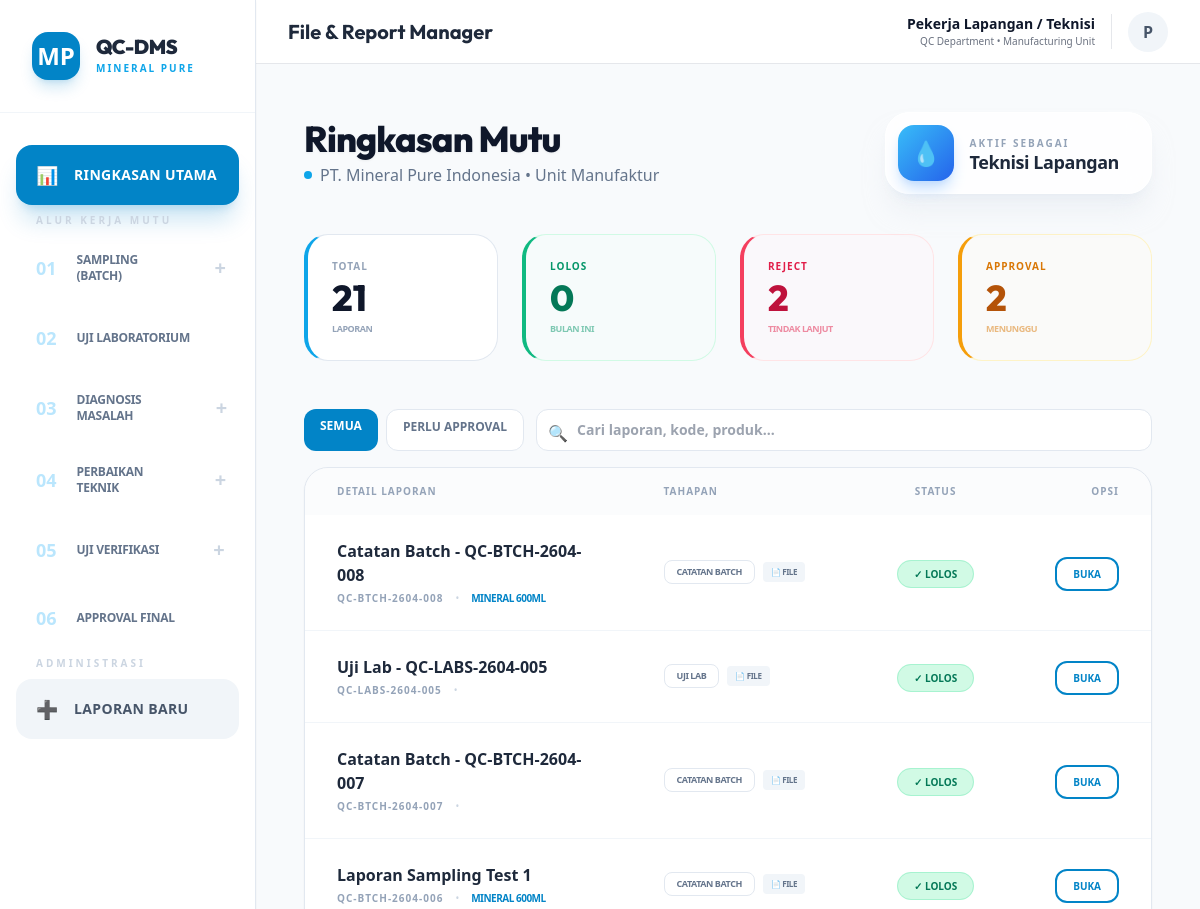
Before: / (upper part) with the older database file.
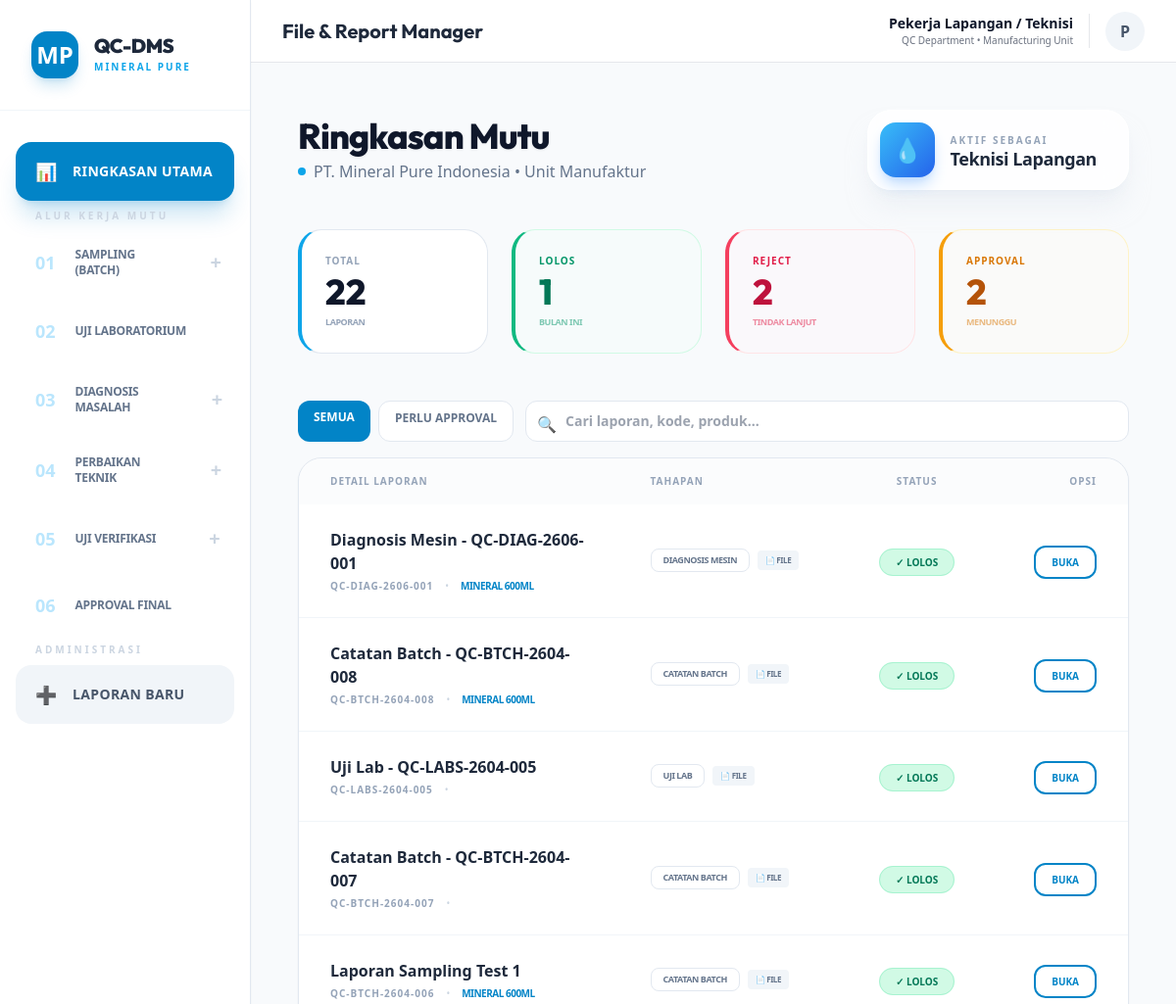
After: the same page with the newer database file.
### tables this page shows
CREATE TABLE documents (
        id INTEGER PRIMARY KEY AUTOINCREMENT,
        no_dokumen TEXT UNIQUE,
        nama_dokumen TEXT,
        produk TEXT,
        jenis TEXT,
        tanggal TEXT,
        inspector TEXT,
        machine_id TEXT,
        admin_entry_name TEXT,
        status TEXT,
        approval_status TEXT DEFAULT 'Waiting Approval',
        approved_by TEXT,
        link TEXT,
        deskripsi TEXT,
        folder_path TEXT,
        parent_doc_id INTEGER,
        ph TEXT,
        tds TEXT,
        kekeruhan TEXT
    , file_path TEXT, external_link TEXT);

### index.php (the view, shortened to what this page needs)
<?php
require 'db.php';
$filter = $_GET['filter'] ?? null;
$search = $_GET['search'] ?? null;
$query = "SELECT * FROM documents WHERE 1=1";
$params = [];
$query .= " ORDER BY tanggal DESC, id DESC";
$stmt = $pdo->prepare($query);
$stmt->execute($params);
$files = $stmt->fetchAll(PDO::FETCH_ASSOC);
$total_docs = $pdo->query("SELECT COUNT(*) FROM documents")->fetchColumn();
$total_reject = $pdo->query("SELECT COUNT(*) FROM documents WHERE status = 'Reject'")->fetchColumn();
$inspeksi_bulan_ini = $pdo->query("SELECT COUNT(*) FROM documents WHERE strftime('%m', tanggal) = strftime('%m', 'now')")->fetchColumn();
$waiting_approval = $pdo->query("SELECT COUNT(*) FROM documents WHERE approval_status = 'Waiting Approval'")->fetchColumn();
?>
<!DOCTYPE html>
<html lang="id">
<head>
    <script src="https://cdn.tailwindcss.com"></script>
</head>
<body class="antialiased">
    <?php include 'sidebar.php'; ?>
    <div class="p-4 max-w-7xl mx-auto">
        <div class="mb-10 flex flex-col md:flex-row justify-between items-start md:items-center gap-6">
            <div>
                <h1 class="text-4xl font-extrabold tracking-tight text-slate-900 drop-shadow-sm">Ringkasan Mutu</h1>
                <p class="text-slate-500 font-medium mt-1 flex items-center gap-2">
                    <span class="w-2 h-2 bg-sky-500 rounded-full animate-pulse"></span>
                    PT. Mineral Pure Indonesia • Unit Manufaktur
                </p>
            </div>
            <div class="flex items-center gap-4 bg-white/80 backdrop-blur-md p-3 pr-8 rounded-3xl border border-white shadow-xl shadow-slate-200/50">
                <div class="w-14 h-14 bg-gradient-to-br from-sky-400 to-blue-600 rounded-2xl flex items-center justify-center text-white text-2xl shadow-lg shadow-blue-200">
                    💧
                </div>
                <div>
                    <p class="text-[10px] font-black uppercase tracking-[0.2em] text-slate-400 mb-0.5">Aktif Sebagai</p>
                    <p class="text-lg font-black text-slate-800 tracking-tight leading-none">
                        <?php
                            if($_SESSION['role'] == 'Pekerja_Lapangan') echo "Teknisi Lapangan";
                            elseif($_SESSION['role'] == 'Admin_Entry') echo "Admin QC / Lab";
                            else echo "Manajer Produksi";
                        ?>
                    </p>
                </div>
            </div>
        </div>
        <div class="grid grid-cols-2 md:grid-cols-2 lg:grid-cols-4 gap-4 md:gap-6 mb-8 md:mb-12 stat-grid">
            <div class="stat-card border-l-4 border-l-sky-500 group">
                <p class="text-[10px] font-black text-slate-400 uppercase tracking-widest mb-1 group-hover:text-sky-500 transition-colors">Total</p>
                <h3 class="text-4xl font-extrabold text-slate-900"><?= $total_docs ?></h3>
                <p class="text-[9px] text-slate-400 mt-1 font-bold uppercase tracking-tighter">Laporan</p>
            </div>
            <div class="stat-card border-emerald-100 bg-emerald-50/20 border-l-4 border-l-emerald-500 group">
                <p class="text-[10px] font-black text-emerald-600 uppercase tracking-widest mb-1">Lolos</p>
                <h3 class="text-4xl font-extrabold text-emerald-700"><?= $inspeksi_bulan_ini ?></h3>
                <p class="text-[9px] text-emerald-600/50 mt-1 font-bold uppercase tracking-tighter">Bulan Ini</p>
            </div>
            <div class="stat-card border-rose-100 bg-rose-50/20 border-l-4 border-l-rose-500 group">
                <p class="text-[10px] font-black text-rose-600 uppercase tracking-widest mb-1">Reject</p>
                <h3 class="text-4xl font-extrabold text-rose-700"><?= $total_reject ?></h3>
                <p class="text-[9px] text-rose-600/50 mt-1 font-bold uppercase tracking-tighter">Tindak Lanjut</p>
            </div>
            <div class="stat-card border-amber-100 bg-amber-50/20 border-l-4 border-l-amber-500 group">
                <p class="text-[10px] font-black text-amber-600 uppercase tracking-widest mb-1">Approval</p>
                <h3 class="text-4xl font-extrabold text-amber-700"><?= $waiting_approval ?></h3>
                <p class="text-[9px] text-amber-600/50 mt-1 font-bold uppercase tracking-tighter">Menunggu</p>
            </div>
        </div>
        <div class="mb-4 flex flex-col sm:flex-row gap-3">
            <div class="flex flex-wrap gap-2">
                <a href="index.php" class="btn-filter <?= !$filter ? 'active' : '' ?>">Semua</a>
                <a href="index.php?filter=waiting" class="btn-filter <?= $filter == 'waiting' ? 'active' : '' ?>">Perlu Approval</a>
            </div>
            <form action="" method="GET" class="relative flex-grow">
                <input type="text" name="search" value="<?= htmlspecialchars($search ?? '') ?>" placeholder="Cari laporan, kode, produk..." class="pl-10 pr-4 py-2.5 bg-white border border-slate-200 rounded-xl text-sm font-semibold focus:border-sky-500 outline-none w-full transition-all">
                <span class="absolute left-3 top-3 text-slate-300 text-base">&#128269;</span>
            </form>
        </div>
        <div class="bg-white rounded-3xl border border-slate-200 shadow-sm overflow-hidden desktop-table-area">
            <div class="overflow-x-auto">
                <table class="w-full min-w-[800px]">
                <thead>
                    <tr class="bg-slate-50/50">
                        <th class="px-8 py-4 text-left text-[10px] font-black text-slate-400 uppercase tracking-widest">Detail Laporan</th>
                        <th class="px-8 py-4 text-left text-[10px] font-black text-slate-400 uppercase tracking-widest">Tahapan</th>
                        <th class="px-8 py-4 text-center text-[10px] font-black text-slate-400 uppercase tracking-widest">Status</th>
                        <th class="px-8 py-4 text-right text-[10px] font-black text-slate-400 uppercase tracking-widest">Opsi</th>
                    </tr>
                </thead>
                <tbody class="divide-y divide-slate-100">
                    <?php foreach ($files as $file): ?>
                        <tr class="hover:bg-sky-50/30 transition-colors">
                            <td class="px-8 py-6">
                                <a href="view.php?id=<?= $file['id'] ?>" class="block group">
                                    <p class="font-bold text-slate-800 text-base group-hover:text-sky-600 transition-colors"><?= htmlspecialchars($file['nama_dokumen']) ?></p>
                                    <div class="flex items-center gap-3 mt-1">
                                        <p class="text-[10px] font-black text-slate-400 tracking-widest uppercase"><?= htmlspecialchars($file['no_dokumen']) ?></p>
                                        <span class="text-[10px] text-slate-300">•</span>
                                        <p class="text-[10px] font-bold text-sky-600 uppercase tracking-tighter"><?= str_replace('_', ' ', $file['produk']) ?></p>
                                    </div>
                                </a>
                            </td>
                            <td class="px-8 py-6">
                                <div class="flex items-center gap-2">
                                    <span class="px-3 py-1 bg-white border border-slate-200 rounded-lg text-[9px] font-black text-slate-500 uppercase tracking-tighter">
                                        <?= str_replace('_', ' ', $file['jenis']) ?>
                                    </span>
                                    <?php if (!empty($file['file_path'])): ?>
                                        <span class="flex items-center gap-1 px-2 py-1 bg-slate-100 rounded text-[8px] font-black text-slate-500 uppercase tracking-tighter">&#128196; FILE</span>
                                    <?php endif; ?>
                                </div>
                            </td>
                            <td class="px-8 py-6 text-center">
                                <?php if ($file['jenis'] == 'Approval_Manager'): ?>
                                    <span class="px-3 py-1.5 <?= $file['approval_status'] == 'Approved' ? 'bg-emerald-600' : 'bg-amber-500' ?> text-white rounded-full text-[9px] font-black uppercase tracking-widest italic shadow-sm">
                                        <?= $file['approval_status'] ?>
                                    </span>
                                <?php else: ?>
                                    <span class="px-4 py-1.5 <?= ($file['status'] == 'Lolos' || $file['status'] == 'Passed') ? 'bg-emerald-100 text-emerald-700 border-emerald-200' : 'bg-rose-100 text-rose-700 border-rose-200' ?> border rounded-full text-[10px] font-black uppercase">
                                        <?= ($file['status'] == 'Lolos' || $file['status'] == 'Passed') ? '✓ LOLOS' : '✗ REJECT' ?>
                                    </span>
                                <?php endif; ?>
                            </td>
                            <td class="px-8 py-6 text-right">
                                <a href="view.php?id=<?= $file['id'] ?>" class="text-[10px] font-black text-sky-600 hover:bg-sky-600 hover:text-white px-4 py-2 border-2 border-sky-600 rounded-xl transition-all">BUKA</a>
                            </td>
                        </tr>
                    <?php endforeach; ?>
                </tbody>
            </table>
            </div>
        </div>
    </main>
    </div>
    </div>
</body>
</html>

### sidebar.php (shortened to what this page needs)
<?php
$current_page = basename($_SERVER['PHP_SELF']);
$role_name_map = [
    'Admin_Entry' => 'Admin Data / QC Lab',
    'Manager' => 'Manajer Produksi',
    'Pekerja_Lapangan' => 'Pekerja Lapangan / Teknisi'
];
$role_name = $role_name_map[$_SESSION['role']] ?? 'User';
?>
<script src="https://cdn.tailwindcss.com"></script>
<div class="flex h-screen bg-slate-50 font-sans overflow-hidden main-layout">
    <div id="mobileSidebar" class="w-64 bg-white border-r border-slate-200 flex-col flex-shrink-0 shadow-sm no-print sidebar-container hidden md:flex relative z-50 h-full transition-transform duration-300">
        <div class="p-8 bg-white flex items-center gap-4 border-b border-slate-100">
            <div class="w-12 h-12 bg-sky-600 rounded-2xl flex items-center justify-center text-2xl shadow-lg shadow-sky-600/20 text-white font-black">
                MP
            </div>
            <div>
                <h1 class="text-xl font-black tracking-tight text-slate-800 leading-none">QC-DMS</h1>
                <p class="text-[10px] text-sky-500 uppercase tracking-[0.2em] font-black mt-1">Mineral Pure</p>
            </div>
        </div>
        <nav class="flex-grow py-8 px-4 overflow-y-auto">
            <ul class="space-y-2">
                <li>
                    <a href="index.php"
                       class="flex items-center gap-4 px-5 py-4 rounded-2xl transition-all duration-200 <?= ($current_page == 'index.php' && !isset($_GET['filter'])) ? 'bg-sky-600 text-white shadow-xl shadow-sky-600/20' : 'text-slate-500 hover:bg-sky-50 hover:text-sky-600' ?>">
                        <span class="text-lg">📊</span>
                        <span class="font-bold text-sm uppercase tracking-wide">Ringkasan Utama</span>
                    </a>
                </li>
                <p class="text-[10px] font-black text-slate-300 uppercase tracking-[0.3em] px-5 mt-10 mb-4">ALUR KERJA MUTU</p>
                <?php
                $steps = [
                    'step1' => ['01', 'Sampling (Batch)', '📄'],
                    'step2' => ['02', 'Uji Laboratorium', '🧪'],
                    'step3' => ['03', 'Diagnosis Masalah', '⚙️'],
                    'step4' => ['04', 'Perbaikan Teknik', '🔧'],
                    'step5' => ['05', 'Uji Verifikasi', '🔬'],
                    'step6' => ['06', 'Approval Final', '⚖️'],
                ];
                foreach ($steps as $key => $val):
                    $is_active = (isset($_GET['filter']) && $_GET['filter'] == $key);
                    $step_num = (int)substr($key, 4);
                    $can_add = false;
                    if ($_SESSION['role'] == 'Pekerja_Lapangan' && in_array($step_num, [1, 3, 4, 5])) $can_add = true;
                ?>
                <li>
                    <div class="flex items-center gap-1 group">
                        <a href="index.php?filter=<?= $key ?>"
                           class="flex-grow flex items-center gap-5 px-5 py-4 rounded-2xl transition-all duration-200 <?= $is_active ? 'bg-sky-600 text-white shadow-lg' : 'text-slate-500 hover:bg-sky-50 hover:text-sky-600' ?>">
                            <span class="text-lg font-black <?= $is_active ? 'text-white' : 'text-sky-200' ?>"><?= $val[0] ?></span>
                            <span class="font-bold text-xs uppercase tracking-tight"><?= $val[1] ?></span>
                        </a>
                        <?php if ($can_add): ?>
                        <a href="add.php?step=<?= $step_num ?>" class="w-10 h-10 flex items-center justify-center text-slate-300 hover:text-sky-600 font-bold transition-all text-xl" title="Input Baru">+</a>
                        <?php endif; ?>
                    </div>
                </li>
                <?php endforeach; ?>
                <p class="text-[10px] font-black text-slate-300 uppercase tracking-[0.3em] px-5 mt-10 mb-4">ADMINISTRASI</p>
                <li>
                    <a href="add.php"
                       class="flex items-center gap-4 px-5 py-4 rounded-2xl transition-all duration-200 <?= $current_page == 'add.php' ? 'bg-slate-900 text-white shadow-lg' : 'bg-slate-100 text-slate-600 hover:bg-sky-600 hover:text-white' ?>">
                        <span class="text-lg">➕</span>
                        <span class="font-bold text-sm uppercase tracking-wide">Laporan Baru</span>
                    </a>
                </li>
            </ul>
        </nav>
    </div>
    <div class="flex-grow flex flex-col h-screen overflow-hidden w-full">
        <header class="h-16 bg-white border-b border-gray-200 items-center justify-between px-4 md:px-8 flex-shrink-0 z-10 no-print desktop-topbar hidden md:flex">
            <div class="flex items-center gap-4">
                <h2 class="text-xl font-bold text-slate-800 truncate">
                    <?php
                        if($current_page == 'index.php') echo "File & Report Manager";
                        elseif($current_page == 'add.php') echo "Upload Quality Control";
                        else echo "Quality Analysis Detail";
                    ?>
                </h2>
            </div>
            <div class="flex items-center gap-4">
                <div class="text-right border-r border-gray-200 pr-4">
                    <p class="text-sm font-bold text-slate-900"><?= $role_name ?></p>
                    <p class="text-[10px] text-gray-500">QC Department • Manufacturing Unit</p>
                </div>
                <div class="w-10 h-10 bg-slate-100 rounded-full flex items-center justify-center text-slate-600 font-bold">
                    <?= substr($role_name, 0, 1) ?>
                </div>
            </div>
        </header>
        <main class="flex-grow overflow-y-auto bg-slate-50 p-4 md:p-8 relative mobile-content-area">

### index.php (style rules this page uses)
:root { --primary: #0284c7; --success: #059669; --bg-main: #f8fafc; }
body { font-family: 'Inter', sans-serif; background-color: var(--bg-main); color: #1e293b; }
h1, h2, h3, h4 { font-family: 'Outfit', sans-serif; }
.stat-card { background: white; border-radius: 24px; border: 1px solid #e2e8f0; padding: 1.5rem; transition: all 0.2s; }
.btn-filter { padding: 0.5rem 1rem; border-radius: 12px; font-size: 0.75rem; font-weight: 800; text-transform: uppercase; transition: all 0.2s; }
.btn-filter.active { background: var(--primary); color: white; }
.btn-filter:not(.active) { background: white; color: #64748b; border: 1px solid #e2e8f0; }

Changed rows visible on the page:
added documents: nama_dokumen "Diagnosis Mesin - QC-DIAG-2606-001", no_dokumen "QC-DIAG-2606-001", produk "MINERAL 600ML", jenis "DIAGNOSIS MESIN", shows "📄 FILE", status "✓ LOLOS"
Other visible differences:
$total_docs: "21" → "22"
$inspeksi_bulan_ini: "0" → "1"
